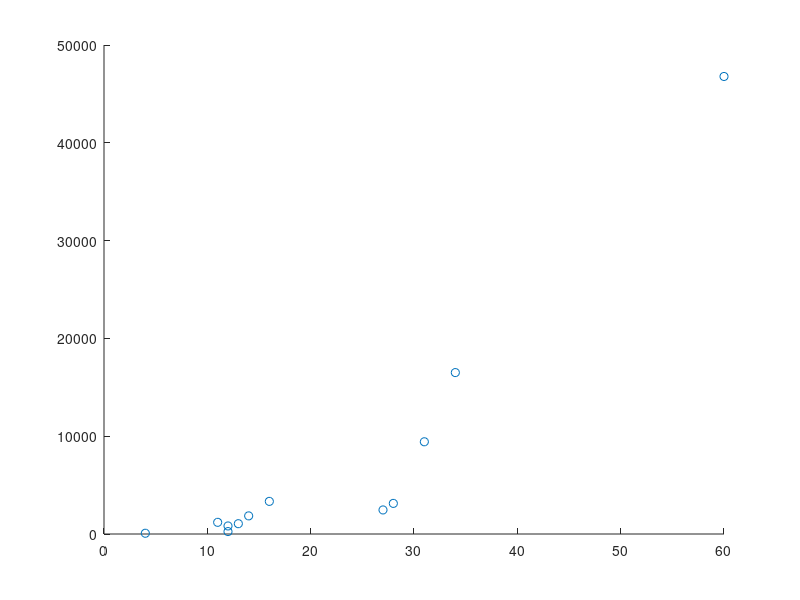

MATLAB code for this plot:
close all; clear; clc

num_component = [34, 60, 31, 16, 14, 28, 27, 13, 11, 12, 12, 4];
size_design_space = [16505, 46782, 9430, 3336, 1853, 3130, 2460, 1054, 1194, 822, 249, 77];

scatter(num_component, size_design_space);
